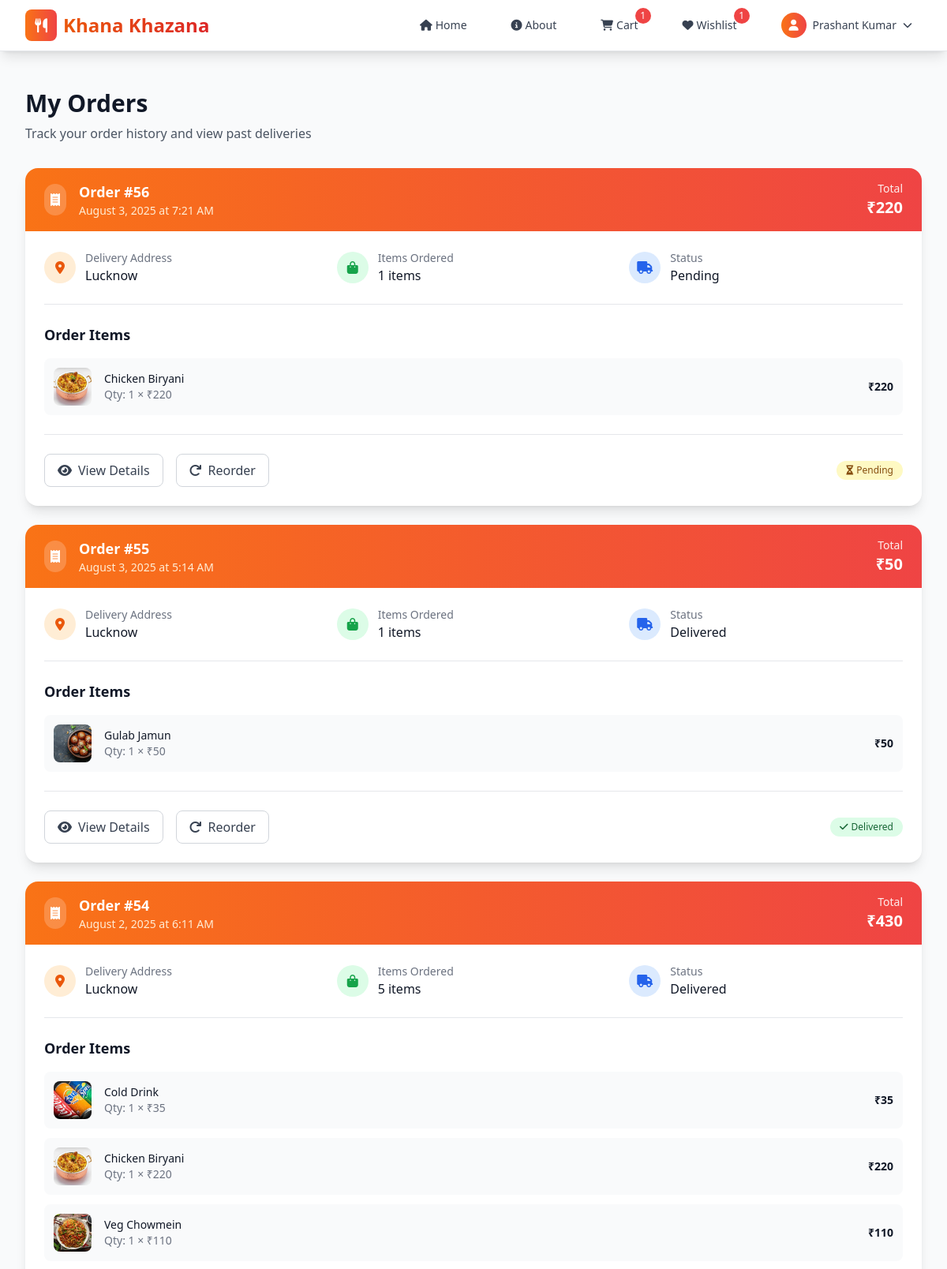
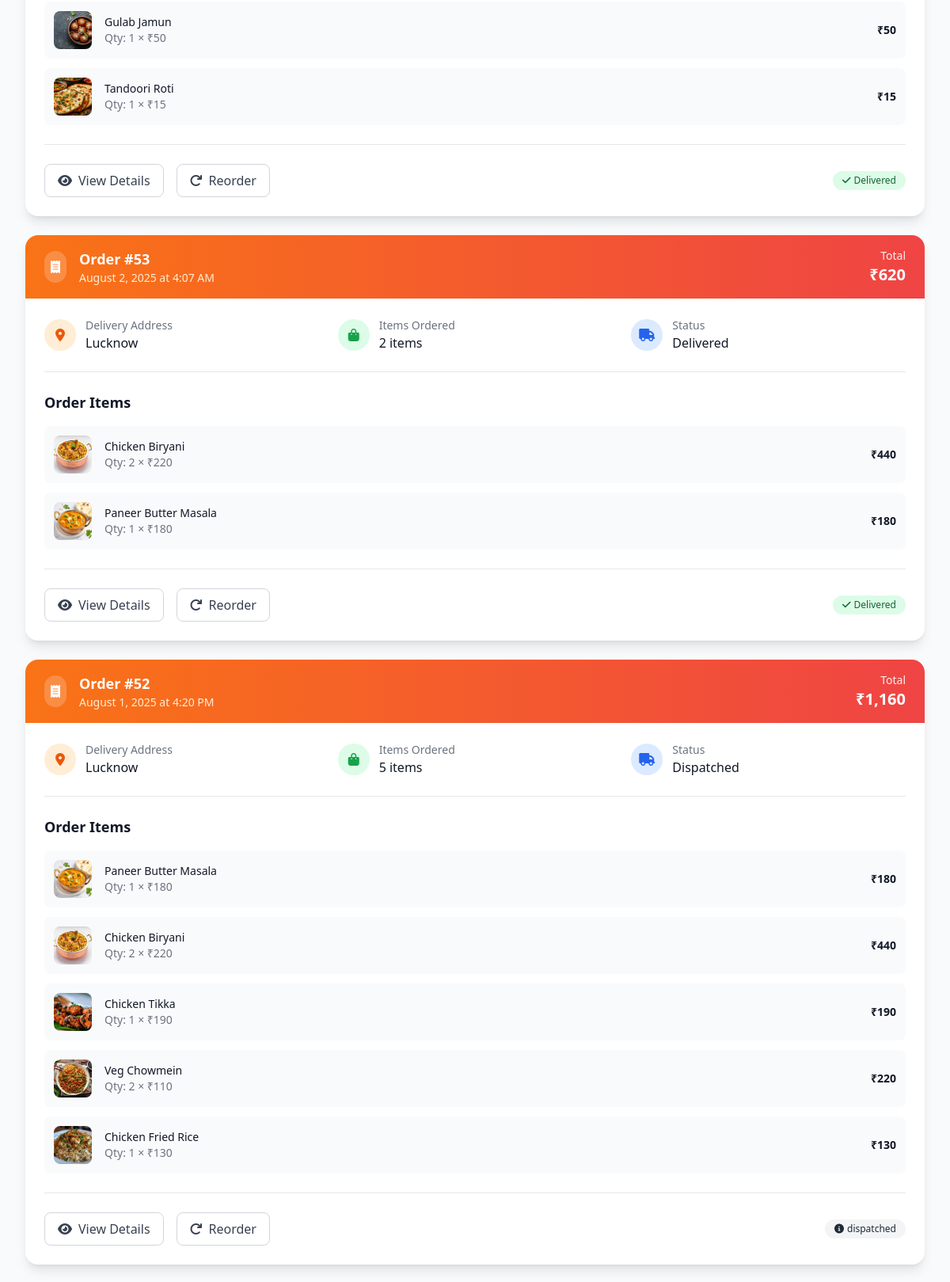
Screenshot of /user/my_orders.php (signed in, upper part) with the database file from the repository (2 pictures, top to bottom).
### tables this page shows
CREATE TABLE `orders` (
  `id` int(11) NOT NULL,
  `user_id` int(11) NOT NULL,
  `total_amount` decimal(10,2) NOT NULL,
  `status` enum('pending','preparing','dispatched','delivered','cancelled') DEFAULT 'pending',
  `delivery_address` text DEFAULT NULL,
  `created_at` timestamp NOT NULL DEFAULT current_timestamp()
);

CREATE TABLE `order_items` (
  `id` int(11) NOT NULL,
  `order_id` int(11) NOT NULL,
  `menu_item_id` int(11) NOT NULL,
  `quantity` int(11) NOT NULL,
  `price` decimal(10,2) NOT NULL
);

CREATE TABLE `menu_items` (
  `id` int(11) NOT NULL,
  `name` varchar(255) NOT NULL,
  `description` text DEFAULT NULL,
  `price` decimal(10,2) NOT NULL,
  `category` varchar(50) DEFAULT NULL,
  `stock_qty` int(11) DEFAULT 0,
  `image` varchar(255) DEFAULT NULL,
  `available` tinyint(1) DEFAULT 1
);

### user/my_orders.php (the view, shortened to what this page needs)
<?php
include '../include/header.php';
$user_id = $_SESSION['user_id'];
$orders_query = "SELECT o.*, COUNT(oi.id) as item_count, SUM(oi.quantity * oi.price) as total_amount
                 FROM orders o
                 LEFT JOIN order_items oi ON o.id = oi.order_id
                 WHERE o.user_id = ?
                 GROUP BY o.id
                 ORDER BY o.created_at DESC";
$stmt = $conn->prepare($orders_query);
$stmt->bind_param("i", $user_id);
$stmt->execute();
$orders_result = $stmt->get_result();
?>
<section class="min-h-screen bg-gray-50 py-12">
    <div class="max-w-7xl mx-auto px-4 sm:px-6 lg:px-8">
        <div class="mb-8">
            <h1 class="text-3xl font-bold text-gray-900 mb-2">My Orders</h1>
            <p class="text-gray-600">Track your order history and view past deliveries</p>
        </div>
        <?php if ($orders_result->num_rows === 0): ?>
            <div class="bg-white rounded-2xl shadow-lg p-12 text-center">
                <div class="inline-flex items-center justify-center w-20 h-20 bg-gray-100 rounded-full mb-6">
                    <i class="fas fa-box text-gray-400 text-3xl"></i>
                </div>
                <h2 class="text-2xl font-semibold text-gray-900 mb-4">No orders yet</h2>
                <p class="text-gray-600 mb-8 max-w-md mx-auto">
                    You haven't placed any orders yet. Start exploring our delicious menu and place your first order!
                </p>
                <a href="index.php"
                    class="inline-flex items-center px-6 py-3 bg-gradient-to-r from-orange-500 to-red-500 hover:from-orange-600 hover:to-red-600 text-white font-semibold rounded-lg shadow-lg hover:shadow-xl transition-all duration-300 transform hover:-translate-y-0.5">
                    <i class="fas fa-utensils mr-2"></i>
                    Order Food Now
                </a>
            </div>
        <?php else: ?>
            <div class="space-y-6">
                <?php while ($order = $orders_result->fetch_assoc()): ?>
                    <div class="bg-white rounded-2xl shadow-lg overflow-hidden">
                        <div class="bg-gradient-to-r from-orange-500 to-red-500 px-6 py-4">
                            <div class="flex items-center justify-between">
                                <div class="flex items-center space-x-4">
                                    <div class="bg-white bg-opacity-20 rounded-full p-2">
                                        <i class="fas fa-receipt text-white"></i>
                                    </div>
                                    <div>
                                        <h3 class="text-lg font-semibold text-white">
                                            Order #<?php echo $order['id']; ?>
                                        </h3>
                                        <p class="text-orange-100 text-sm">
                                            <?php echo date('F j, Y \a\t g:i A', strtotime($order['created_at'])); ?>
                                        </p>
                                    </div>
                                </div>
                                <div class="text-right text-white">
                                    <div class="text-sm opacity-90">Total</div>
                                    <div class="text-xl font-bold">₹<?php echo number_format($order['total_amount']); ?></div>
                                </div>
                            </div>
                        </div>
                        <div class="p-6">
                            <div class="grid grid-cols-1 md:grid-cols-3 gap-6 mb-6">
                                <div class="flex items-center space-x-3">
                                    <div class="w-10 h-10 bg-orange-100 rounded-full flex items-center justify-center">
                                        <i class="fas fa-map-marker-alt text-orange-600"></i>
                                    </div>
                                    <div>
                                        <p class="text-sm text-gray-500">Delivery Address</p>
                                        <p class="text-gray-900 font-medium">
                                            <?php echo htmlspecialchars($order['delivery_address']); ?></p>
                                    </div>
                                </div>
                                <div class="flex items-center space-x-3">
                                    <div class="w-10 h-10 bg-green-100 rounded-full flex items-center justify-center">
                                        <i class="fas fa-shopping-bag text-green-600"></i>
                                    </div>
                                    <div>
                                        <p class="text-sm text-gray-500">Items Ordered</p>
                                        <p class="text-gray-900 font-medium"><?php echo $order['item_count']; ?> items</p>
                                    </div>
                                </div>
                                <div class="flex items-center space-x-3">
                                    <div class="w-10 h-10 bg-blue-100 rounded-full flex items-center justify-center">
                                        <i class="fas fa-truck text-blue-600"></i>
                                    </div>
                                    <div>
                                        <p class="text-sm text-gray-500">Status</p>
                                        <p class="text-gray-900 font-medium">
                                            <?php echo htmlspecialchars(ucwords(strtolower($order['status']))); ?></p>
                                    </div>
                                </div>
                            </div>
                            <div class="border-t border-gray-200 pt-6">
                                <h4 class="text-lg font-semibold text-gray-900 mb-4">Order Items</h4>
                                <?php
                                $items_query = "SELECT oi.quantity, oi.price, m.name, m.image
                                               FROM order_items oi
                                               JOIN menu_items m ON oi.menu_item_id = m.id
                                               WHERE oi.order_id = ?";
                                $items_stmt = $conn->prepare($items_query);
                                $items_stmt->bind_param("i", $order['id']);
                                $items_stmt->execute();
                                $items_result = $items_stmt->get_result();
                                ?>
                                <div class="space-y-3">
                                    <?php while ($item = $items_result->fetch_assoc()): ?>
                                        <div class="flex items-center space-x-4 p-3 bg-gray-50 rounded-lg">
                                            <div class="flex-shrink-0">
                                                <img class="w-12 h-12 rounded-lg object-cover"
                                                    src="../assets/images/<?php echo htmlspecialchars($item['image']); ?>"
                                                    alt="<?php echo htmlspecialchars($item['name']); ?>">
                                            </div>
                                            <div class="flex-1 min-w-0">
                                                <p class="text-sm font-medium text-gray-900 truncate">
                                                    <?php echo htmlspecialchars($item['name']); ?>
                                                </p>
                                                <p class="text-sm text-gray-500">
                                                    Qty: <?php echo $item['quantity']; ?> ×
                                                    ₹<?php echo number_format($item['price']); ?>
                                                </p>
                                            </div>
                                            <div class="text-sm font-semibold text-gray-900">
                                                ₹<?php echo number_format($item['quantity'] * $item['price']); ?>
                                            </div>
                                        </div>
                                    <?php endwhile; ?>
                                </div>
                            </div>
                            <div
                                class="mt-6 flex flex-col sm:flex-row items-center justify-between gap-4 pt-6 border-t border-gray-200">
                                <div class="flex items-center space-x-4">
                                    <?php $secret = "mySecretSalt123";
                                    $encoded_order_id = urlencode(base64_encode($secret . $order['id'])); ?>
                                    <a href="order_details.php?order_id=<?php echo $encoded_order_id; ?>"
                                        class="inline-flex items-center px-4 py-2 border border-gray-300 text-gray-700 font-medium rounded-lg hover:bg-gray-50 transition-all duration-200">
                                        <i class="fas fa-eye mr-2"></i>
                                        View Details
                                    </a>
                                    <button
                                        class="inline-flex items-center px-4 py-2 border border-gray-300 text-gray-700 font-medium rounded-lg hover:bg-gray-50 transition-all duration-200">
                                        <i class="fas fa-redo mr-2"></i>
                                        Reorder
                                    </button>
                                </div>
                                <div class="flex items-center space-x-2">
                                    <?php if (strtolower($order['status']) === 'delivered'): ?>
                                        <span
                                            class="inline-flex items-center px-3 py-1 rounded-full text-xs font-medium bg-green-100 text-green-800">
                                            <i class="fas fa-check mr-1"></i>
                                           Delivered
                                        </span>
                                    <?php elseif (strtolower($order['status']) === 'pending'): ?>
                                        <span
                                            class="inline-flex items-center px-3 py-1 rounded-full text-xs font-medium bg-yellow-100 text-yellow-800">
                                            <i class="fas fa-hourglass-half mr-1"></i>
                                            Pending
                                        </span>
                                    <?php else: ?>
                                        <span
                                            class="inline-flex items-center px-3 py-1 rounded-full text-xs font-medium bg-gray-100 text-gray-800">
                                            <i class="fas fa-info-circle mr-1"></i>
                                            <?php echo htmlspecialchars($order['status']); ?>
                                        </span>
                                    <?php endif; ?>
                                </div>
                            </div>
                        </div>
                    </div>
                <?php endwhile; ?>
            </div>
        <?php endif; ?>
    </div>
</section>
<?php include '../include/footer.php'; ?>

### rows the page displays
orders: id "56", created_at "August 3, 2025 at 7:21 AM", total_amount "220", delivery_address "Lucknow", item_count "1", status "Pending"
order_items: menu_item.image (picture), menu_item.name "Chicken Biryani", quantity "1", price "220", $item['quantity'] * $item['price'] "220"
orders: id "55", created_at "August 3, 2025 at 5:14 AM", total_amount "50", delivery_address "Lucknow", item_count "1", status "Delivered"
order_items: menu_item.image (picture), menu_item.name "Gulab Jamun", quantity "1", price "50", $item['quantity'] * $item['price'] "50"
orders: id "54", created_at "August 2, 2025 at 6:11 AM", total_amount "430", delivery_address "Lucknow", item_count "5", status "Delivered"
order_items: menu_item.image (picture), menu_item.name "Cold Drink", quantity "1", price "35", $item['quantity'] * $item['price'] "35"
order_items: menu_item.image (picture), menu_item.name "Chicken Biryani", quantity "1", price "220", $item['quantity'] * $item['price'] "220"
order_items: menu_item.image (picture), menu_item.name "Veg Chowmein", quantity "1", price "110", $item['quantity'] * $item['price'] "110"
order_items: menu_item.image (picture), menu_item.name "Gulab Jamun", quantity "1", price "50", $item['quantity'] * $item['price'] "50"
order_items: menu_item.image (picture), menu_item.name "Tandoori Roti", quantity "1", price "15", $item['quantity'] * $item['price'] "15"
orders: id "53", created_at "August 2, 2025 at 4:07 AM", total_amount "620", delivery_address "Lucknow", item_count "2", status "Delivered"
order_items: menu_item.image (picture), menu_item.name "Chicken Biryani", quantity "2", price "220", $item['quantity'] * $item['price'] "440"
order_items: menu_item.image (picture), menu_item.name "Paneer Butter Masala", quantity "1", price "180", $item['quantity'] * $item['price'] "180"
orders: id "52", created_at "August 1, 2025 at 4:20 PM", total_amount "1,160", delivery_address "Lucknow", item_count "5", status "Dispatched", status "dispatched"
order_items: menu_item.image (picture), menu_item.name "Paneer Butter Masala", quantity "1", price "180", $item['quantity'] * $item['price'] "180"
order_items: menu_item.image (picture), menu_item.name "Chicken Biryani", quantity "2", price "220", $item['quantity'] * $item['price'] "440"
order_items: menu_item.image (picture), menu_item.name "Chicken Tikka", quantity "1", price "190", $item['quantity'] * $item['price'] "190"
order_items: menu_item.image (picture), menu_item.name "Veg Chowmein", quantity "2", price "110", $item['quantity'] * $item['price'] "220"
order_items: menu_item.image (picture), menu_item.name "Chicken Fried Rice", quantity "1", price "130", $item['quantity'] * $item['price'] "130"

### other values shown
$cart_count "1"
$wishlist_count "1"
$_SESSION['username'] "Prashant Kumar"
